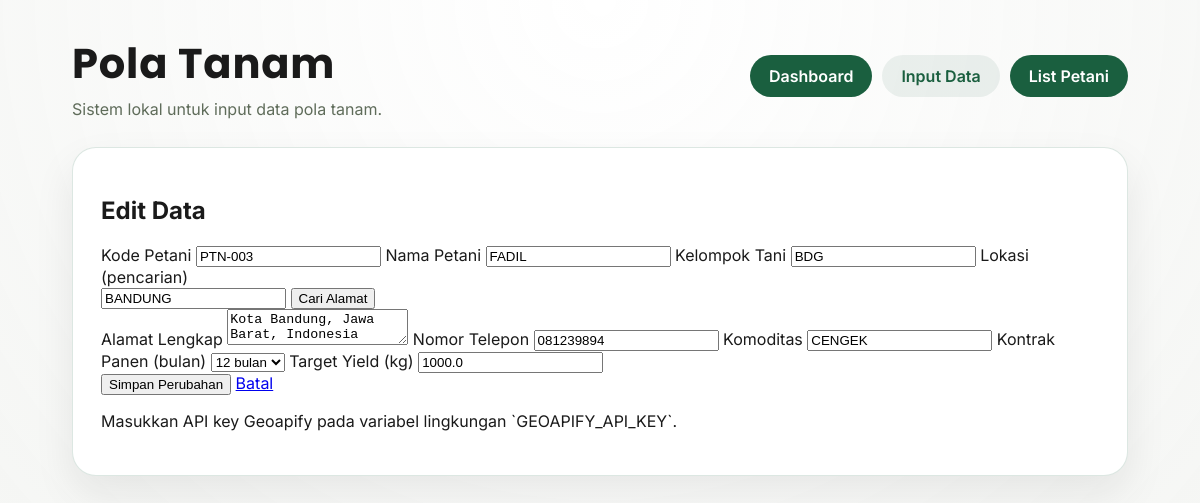
Page /edit/8 on the committed database.
### tables this page shows
CREATE TABLE pola_tanam (
            id INTEGER PRIMARY KEY AUTOINCREMENT,
            nama_petani TEXT NOT NULL,
            lokasi TEXT NOT NULL,
            komoditas TEXT NOT NULL,
            kontrak_lama TEXT NOT NULL,
            target_yield TEXT NOT NULL,
            created_at TEXT NOT NULL
        , alamat_lengkap TEXT NOT NULL DEFAULT '', telepon TEXT NOT NULL DEFAULT '', kontrak_bulan INTEGER NOT NULL DEFAULT 1, lat REAL, lon REAL, kode_petani TEXT NOT NULL DEFAULT '', kelompok_tani TEXT NOT NULL DEFAULT '');

### app.py (the view)
@app.get("/edit/<int:row_id>")
def edit_row(row_id: int):
    conn = get_db()
    row = conn.execute(
        """
        SELECT id, kode_petani, nama_petani, kelompok_tani, lokasi, alamat_lengkap, telepon, komoditas,
               kontrak_bulan, target_yield, lat, lon
        FROM pola_tanam
        WHERE id = ?
        """,
        (row_id,),
    ).fetchone()
    conn.close()
    return render_template(
        "index.html",
        edit_row=row,
        geoapify_key=app.config["GEOAPIFY_API_KEY"],
    )

### app.py (called while the page is built)
def get_db():
    conn = sqlite3.connect(DB_PATH)
    conn.row_factory = sqlite3.Row
    return conn

### templates/index.html (shortened to what this page needs)
<!doctype html>
<html lang="id">
<head>
  <link rel="stylesheet" href="{{ url_for('static', filename='styles.css') }}" />
</head>
<body>
  <main class="shell">
    <header class="header">
      <div>
        <h1>Pola Tanam</h1>
        <p>Sistem lokal untuk input data pola tanam.</p>
      </div>
      <nav class="nav">
        <a class="link" href="{{ url_for('dashboard') }}">Dashboard</a>
        <a class="link ghost" href="{{ url_for('index') }}">Input Data</a>
        <a class="link" href="{{ url_for('list_pola') }}">List Petani</a>
      </nav>
    </header>
    <section class="grid">
      <article class="card">
        <h2>{{ 'Edit Data' if edit_row else 'Input Data Petani Pola Tanam' }}</h2>
        <form method="post" class="form" action="{{ url_for('update_row', row_id=edit_row.id) if edit_row else url_for('index') }}">
          <label>
            Kode Petani
            <input type="text" name="kode_petani" placeholder="PTN-001" value="{{ edit_row.kode_petani if edit_row else '' }}" required />
          </label>
          <label>
            Nama Petani
            <input type="text" name="nama_petani" placeholder="Nama petani" value="{{ edit_row.nama_petani if edit_row else '' }}" required />
          </label>
          <label>
            Kelompok Tani
            <input type="text" name="kelompok_tani" placeholder="Kelompok tani" value="{{ edit_row.kelompok_tani if edit_row else '' }}" />
          </label>
          <label>
            Lokasi (pencarian)
            <div class="inline">
              <input type="text" id="lokasi" name="lokasi" placeholder="Desa / Kecamatan" value="{{ edit_row.lokasi if edit_row else '' }}" required />
              <button type="button" class="ghost" id="cari-alamat">Cari Alamat</button>
            </div>
          </label>
          <label>
            Alamat Lengkap
            <textarea id="alamat_lengkap" name="alamat_lengkap" rows="2" placeholder="Alamat lengkap" required>{{ edit_row.alamat_lengkap if edit_row else '' }}</textarea>
          </label>
          <label>
            Nomor Telepon
            <input type="text" name="telepon" placeholder="08xxxxxxxx" value="{{ edit_row.telepon if edit_row else '' }}" />
          </label>
          <label>
            Komoditas
            <input type="text" name="komoditas" placeholder="Padi, Jagung, Cabai" value="{{ edit_row.komoditas if edit_row else '' }}" required />
          </label>
          <label>
            Kontrak Panen (bulan)
            <select name="kontrak_bulan" required>
              {% for i in range(1, 25) %}
              <option value="{{ i }}" {% if edit_row and edit_row.kontrak_bulan == i %}selected{% endif %}>{{ i }} bulan</option>
              {% endfor %}
            </select>
          </label>
          <label>
            Target Yield (kg)
            <input type="number" step="0.01" name="target_yield" placeholder="Misal: 300" value="{{ edit_row.target_yield if edit_row else '' }}" required />
          </label>
          <div class="form-actions">
            <button type="submit">{{ 'Simpan Perubahan' if edit_row else 'Simpan' }}</button>
            {% if edit_row %}
            <a class="ghost link" href="{{ url_for('index') }}">Batal</a>
            {% endif %}
          </div>
          {% if geoapify_key == 'YOUR_GEOAPIFY_KEY' %}
          <p class="hint warn">Masukkan API key Geoapify pada variabel lingkungan `GEOAPIFY_API_KEY`.</p>
          {% endif %}
        </form>
      </article>
    </section>
  </main>
</body>
</html>

### static/styles.css (style rules this page uses)
:root { --bg: #f5f6f4; --bg-panel: #ffffff; --ink: #1a1a1a; --muted: #5f6c5a; --accent: #1a5f3f; --accent-2: #f4a261; --accent-3: #2a9d8f; --border: rgba(26, 95, 63, 0.15); --shadow: 0 18px 40px rgba(20, 20, 20, 0.08); }
* { box-sizing: border-box; }
body { margin: 0; font-family: 'Inter', 'Segoe UI', sans-serif; color: var(--ink); background: radial-gradient(circle at top, rgba(255,255,255,0.9), var(--bg)); }
.shell { max-width: 1200px; margin: 0 auto; padding: 32px 6vw 64px; }
.header { display: flex; flex-wrap: wrap; justify-content: space-between; align-items: center; gap: 16px; margin-bottom: 28px; }
.header h1 { margin: 0 0 4px; font-family: 'Poppins', 'Inter', sans-serif; font-size: 2.6rem; letter-spacing: 0.02em; }
.header p { margin: 0; color: var(--muted); }
.nav { display: flex; gap: 10px; flex-wrap: wrap; }
.nav .link { padding: 10px 18px; border-radius: 999px; border: 1px solid transparent; text-decoration: none; font-weight: 600; }
.nav .link.ghost { background: rgba(26, 95, 63, 0.08); color: var(--accent); }
.nav .link:not(.ghost) { background: var(--accent); color: #fff; }
.grid { display: grid; gap: 24px; }
.card { background: var(--bg-panel); padding: 28px; border-radius: 24px; box-shadow: var(--shadow); border: 1px solid var(--border); }

### rows in the picture
pola_tanam: kode_petani "PTN-003", nama_petani "FADIL", kelompok_tani "BDG", lokasi "BANDUNG", alamat_lengkap "Kota Bandung, Jawa Barat, Indonesia", telepon "081239894", komoditas "CENGEK", kontrak_bulan "12 bulan", target_yield "1000.0"

### other values in the picture
{{ 'Edit Data' if edit_row else 'Input Data Petani Pola Tanam' }} "Edit Data"
{{ 'Simpan Perubahan' if edit_row else 'Simpan' }} "Simpan Perubahan"
